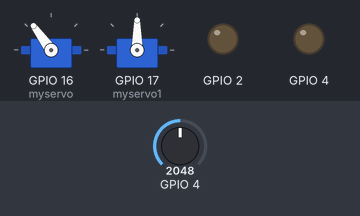
Bench run of a sketch on a simulated ESP32. Shown: 2 × servo, output pins drawn as LEDs (lit = HIGH). The test bench sets the inputs (shaded band); at power-on: GPIO 4 = 2048. What the sketch prints to the serial monitor is not drawn.

Above: at 6.2 s.
6.3 s: GPIO 4 set to 2866
At 7.2 s:
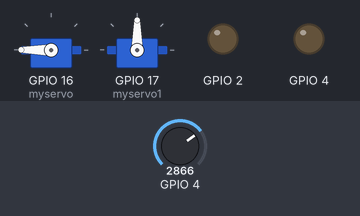
7.8 s: GPIO 4 set to 1228
At 8.4 s:
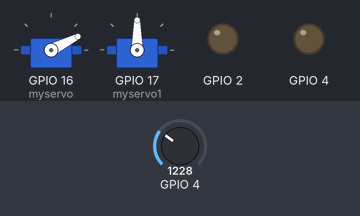
9.3 s: GPIO 4 set to 0
At 10.5 s:
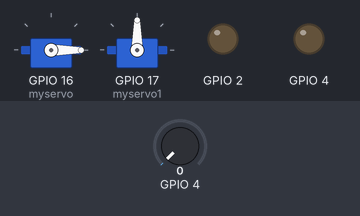
10.8 s: GPIO 4 set to 491
At 11.9 s:
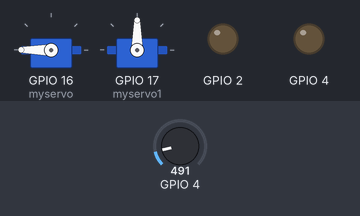
12.3 s: GPIO 4 set to 551
At 13.0 s:
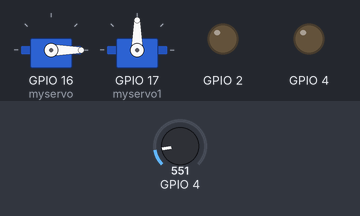
Timing chart, 0 to 14.8 s (numbered marks = the images above; inputs shaded):
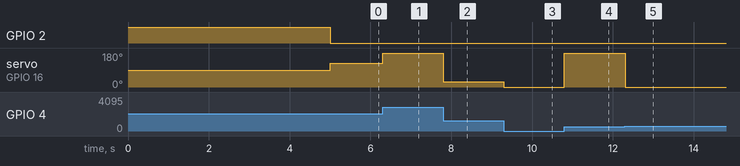

The sketch:

potentiometer_init.ino
```cpp
#include <ESP32Servo.h>

Servo myservo, myservo1;  // create servo object to control a servo
// 16 servo objects can be created on the ESP32


void setup() {
	// Allow allocation of all timers
	Serial.begin(115200);
  ESP32PWM::allocateTimer(0);
	ESP32PWM::allocateTimer(1);
	ESP32PWM::allocateTimer(2);
	ESP32PWM::allocateTimer(3);
	myservo.setPeriodHertz(50);    // standard 50 hz servo
  myservo1.setPeriodHertz(50);
	myservo.attach(16, 1000, 2500); // attaches the servo on pin 18 to the servo object
	myservo1.attach(17, 1000, 2500); // attaches the servo on pin 18 to the servo object

  // using default min/max of 1000us and 2000us
	// different servos may require different min/max settings
	// for an accurate 0 to 180 sweep
  pinMode(2, OUTPUT);

  pinMode(4, OUTPUT);
  digitalWrite(2, HIGH);
  delay(5000);

}

void loop() {
   digitalWrite(2, LOW);
   int potValue = analogRead(4);
   Serial.println(potValue);
   map(potValue, 0, 4095, 0, 180);
    myservo.write(potValue);

   //delay(500);
/*
 myservo.write(180);
 myservo1.write(180);
  digitalWrite(2, HIGH);
  delay(15);                  // wait for a second
  //digitalWrite(2, LOW);    // turn the LED off by making the voltage LOW
  delay(100);
  myservo1.write(0);

  myservo.write(0);
  digitalWrite(2, LOW);
  delay(4000);  */


 /*

  //potValue = analogRead(A0);   // reads the value of the potentiometer (value between 0 and 1023)
  //.potValue = map(potValue, 0, 1023, 0, 180);   // scale it to use it with the servo library (value between 0 and 180)
 myservo.write(180);
 myservo1.write(180);
  digitalWrite(2, HIGH);
  delay(4000);                  // wait for a second
  //digitalWrite(2, LOW);    // turn the LED off by making the voltage LOW
  delay(100);
  myservo1.write(0);

  myservo.write(0);
  digitalWrite(2, LOW);
  delay(4000);

 myservo.write(10);
  myservo1.write(10);
  digitalWrite(2, HIGH);    // Send the signal to the ESC
  delay(100);
  digitalWrite(2, LOW);
  delay(10000);


 myservo.write(20);
  myservo1.write(20);
  digitalWrite(2, HIGH);    // Send the signal to the ESC
  delay(100);
  digitalWrite(2, LOW);
  delay(10000);

   myservo.write(25);
  myservo1.write(25);
  digitalWrite(2, HIGH);    // Send the signal to the ESC
  delay(100);
  digitalWrite(2, LOW);
  delay(10000);


  myservo.write(30);
  myservo1.write(30);
  digitalWrite(2, HIGH);    // Send the signal to the ESC
  delay(100);
  digitalWrite(2, LOW);
  delay(10000);

    myservo.write(45);
  myservo1.write(45);
  digitalWrite(2, HIGH);    // Send the signal to the ESC
  delay(100);
  digitalWrite(2, LOW);
  delay(10000);  */

  ///////////////////////////////////////////////////////////////////////


/*
    myservo.write(60);
  myservo1.write(60);
  digitalWrite(2, HIGH);    // Send the signal to the ESC
  delay(100);
  digitalWrite(2, LOW);
  delay(10000);

    myservo.write(75);
  myservo1.write(75);
  digitalWrite(2, HIGH);    // Send the signal to the ESC
  delay(100);
  digitalWrite(2, LOW);
  delay(10000);

    myservo.write(90);
  myservo1.write(90);
  digitalWrite(2, HIGH);    // Send the signal to the ESC
  delay(100);
  digitalWrite(2, LOW);
  delay(10000);

*/
}
```

Measured:
- the behaviour switches between 499 and 500 on GPIO 4 (found by bisection; images 4 and 5)
- after the input at 6.3 s, servo on GPIO 16 (myservo): 126° → 180° at once
- after the input at 7.8 s, servo on GPIO 16 (myservo): 180° → 27° at once
- after the input at 9.3 s, servo on GPIO 16 (myservo): 27° → 0° at once
- after the input at 10.8 s, servo on GPIO 16 (myservo): 0° → 180° at once
- after the input at 12.3 s, servo on GPIO 16 (myservo): 180° → 0° at once
